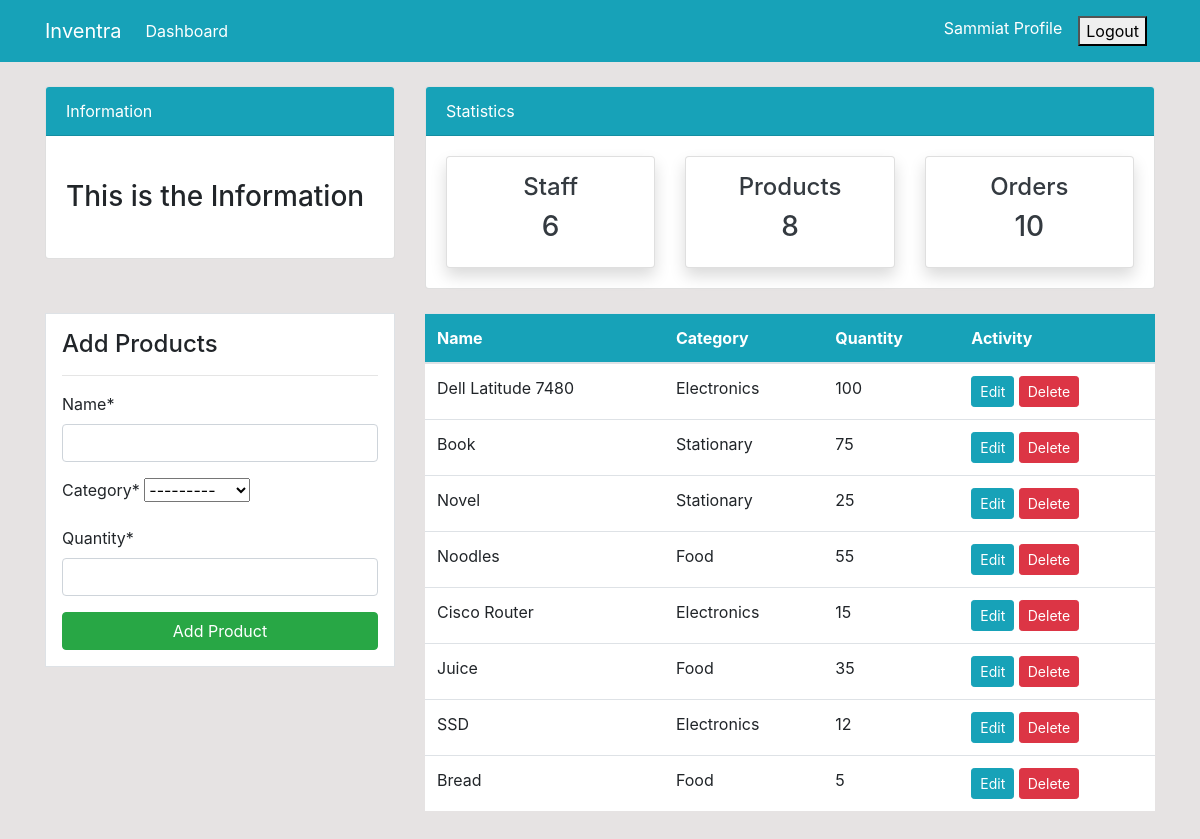
The app's page /product/ (signed in) with its own data.
### dashboard/models.py (models this page shows, shortened)
class Product(models.Model):
    name = models.CharField(max_length=100, null=True)
    category = models.CharField(max_length=20, choices=CATEGORY, null=True)
    quantity = models.PositiveIntegerField(null=True)
    class Meta:
        verbose_name_plural = 'Product'

### dashboard/views.py (the view)
# urls.py: path('product/', views.product, name='dashboard-product'),
@login_required
def product(request):
     items = Product.objects.all() # Using ORM
     workers_count = User.objects.all().count
     orders_count = Order.objects.all().count
     product_count = items.count
     if request.method == 'POST':
          form = ProductForm(request.POST)
          if form.is_valid():
               form.save()
               product_name = form.cleaned_data.get('name')
               messages.success(request, f'{product_name} has been added')
               return redirect('dashboard-product')
     else:
          form = ProductForm()
     context = {
          'items': items,
          'form': form,
          'workers_count': workers_count,
          'orders_count': orders_count,
          'product_count': product_count,
     }
     return render(request, 'dashboard/product.html', context)

### dashboard/forms.py
class ProductForm(forms.ModelForm):
    class Meta:
        model = Product
        fields = ['name', 'category', 'quantity']

### templates/dashboard/product.html (shortened to what this page needs)
 {% extends 'partials/base.html' %}
 {% load crispy_forms_tags %}
 {% block content %}
{% include 'partials/topnav.html' %}
    <div class="container">
        <div class="row my-4">
            <div class="col-md-4">
                <div class="border bg-white p-3">
                    <h4>Add Products</h4>
                    <hr>
                    <form method="POST">
                        {{ form|crispy }}
                        <input class="btn btn-success btn-block" type="submit" value="Add Product">
                    </form>
                </div>
            </div>
            <div class="col-md-8">
                <table class="table bg-white">
                    <thead class="bg-info">
                        <tr class="text-white">
                            <th scope="col">Name</th>
                            <th scope="col">Category</th>
                            <th scope="col">Quantity</th>
                            <th scope="col">Activity</th>
                        </tr>
                    </thead>
                    <tbody>
                        {% for item in items  %}
                        <tr>
                            <td>{{ item.name }}</td>
                            <td>{{ item.category }}</td>
                            <td>{{ item.quantity }}</td>
                            <td>
                                <a class="btn btn-info btn-sm" href="{% url 'dashboard-product-update' item.id %}">Edit</a>
                                <a class="btn btn-danger btn-sm" href="{% url 'dashboard-product-delete' item.id %}">Delete</a>
                            </td>
                        {%  endfor %}
                    </tbody>
                </table>
            </div>
        </div>
    </div>
    {% endblock %}

### templates/partials/nav.html (shortened to what this page needs)
    <nav class="navbar navbar-expand-lg navbar-info bg-info">
        {% if user.is_authenticated %}
        <div class="container">
            <a class="navbar-brand text-white" href="{% url 'dashboard-index' %}">Inventra</a>
            <div class="collapse navbar-collapse" id="navbarSupportedContent">
                <ul class="navbar-nav mr-auto">
                    <li class="nav-item active">
                        <a class="nav-link text-white" href="{% url 'dashboard-index' %}">Dashboard </a>
                    </li>
                </ul>
                <ul class="navbar-nav ml-auto">
                    <li class="nav-item active">
                        <a class="nav-link text-white" href="{% url 'user-profile' %}">{{user.username}} Profile </a>
                    </li>
                    <form class="nav-link text-white" action="{% url 'user-logout' %}" method="post">
                         <button type="submit">Logout</button>
                    </form>
                </ul>
                {% endif %}
            </div>
        </div>
    </nav>

### static/style.css (style rules this page uses)
body { background: rgb(230, 227, 227); }

### records on screen
Product: name "Dell Latitude 7480", category "Electronics", quantity "100"
Product: name "Book", category "Stationary", quantity "75"
Product: name "Novel", category "Stationary", quantity "25"
Product: name "Noodles", category "Food", quantity "55"
Product: name "Cisco Router", category "Electronics", quantity "15"
Product: name "Juice", category "Food", quantity "35"
Product: name "SSD", category "Electronics", quantity "12"
Product: name "Bread", category "Food", quantity "5"

### other values on screen
{{ user.username }} "Sammiat"
{{ workers_count }} "6"
{{ product_count }} "8"
{{ orders_count }} "10"
